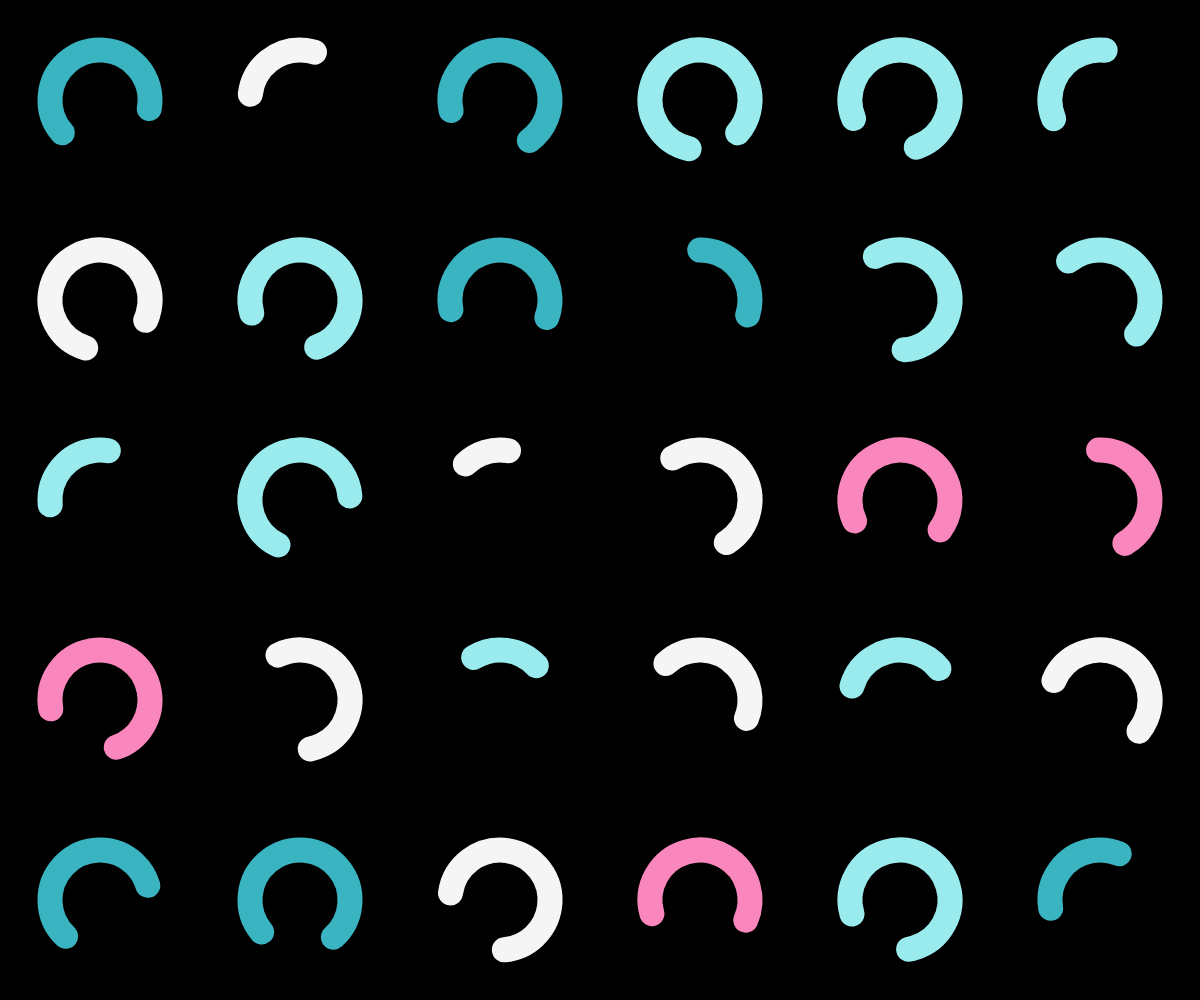
Frame 1 (no input)
Frame 60 (no input): identical to frame 1, image omitted
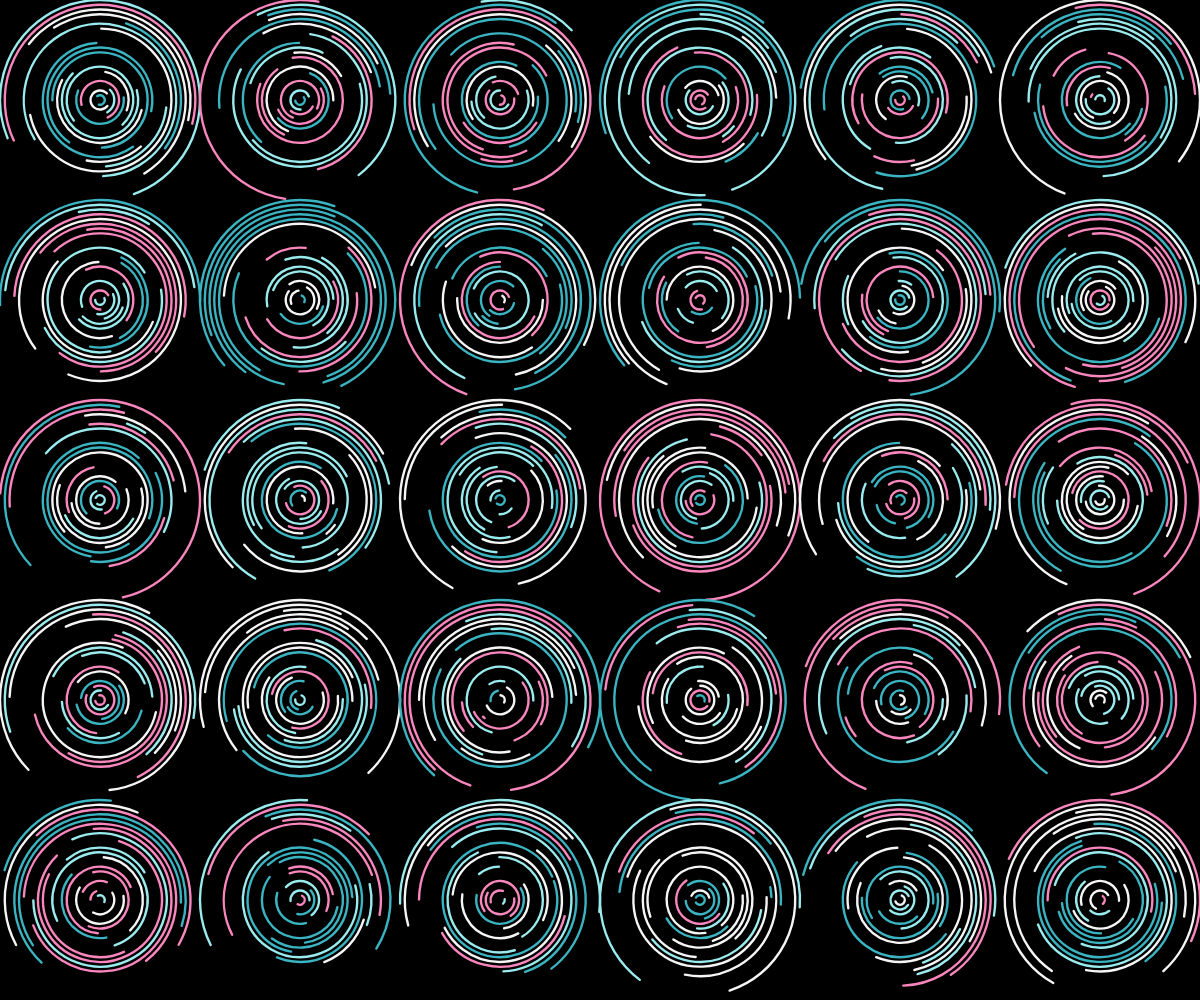
Frame 120 (the mouse pressed at the canvas centre since frame 60)

The p5.js sketch that drew these frames (run headless with seeded random() and noise() and a simulated clock; from frame 60 on, the mouse is pressed at the canvas centre):

// p5.js sketch
// ── sketch.js
var slotSize = 200;
var marginX;
var marginY;

let col = ["#fa86be", "#9aebed", "#f6f5f5", "#3bb4c1"];
let n = 10;
let seed;
function setup() {
  createCanvas(windowWidth, windowHeight);

  pixelDensity(1);

  marginX = windowWidth - int(windowWidth / slotSize) * slotSize;
  marginY = windowHeight - int(windowHeight / slotSize) * slotSize;
  seed = random(99999);
}

function draw() {
  background(0);
  randomSeed(seed);
  for (
    var x = marginX / 2 + slotSize / 2;
    x < width - marginX / 2;
    x += slotSize
  ) {
    for (
      var y = marginY / 2 + slotSize / 2;
      y < height - marginY / 2;
      y += slotSize
    ) {
      push();
      noFill();
      translate(x, y);
      n = int(map(mouseY, 0, windowHeight, 2, 40));
      strokeWeight(slotSize / (n * 4));
      strokeCap(ROUND);
      //ellipse(x, y, slotSize, slotSize)
      for (let i = slotSize / n; i < slotSize; i += slotSize / n) {
        stroke(col[int(random(col.length))]);
        rotate(map(mouseX + i * PI, 0, windowWidth, 0, TWO_PI));
        arc(0, 0, i, i, random(PI), random(PI, TWO_PI));
      }
      pop();
    }
  }
}

function mouseReleased() {
  seed = random(9999);
  slotSize = random(75, 400);
  n = int(random(3, 25));
  marginX = windowWidth - int(windowWidth / slotSize) * slotSize;
  marginY = windowHeight - int(windowHeight / slotSize) * slotSize;
}

function windowResized() {
  resizeCanvas(windowWidth, windowHeight);
  marginX = windowWidth - int(windowWidth / slotSize) * slotSize;
  marginY = windowHeight - int(windowHeight / slotSize) * slotSize;
}
